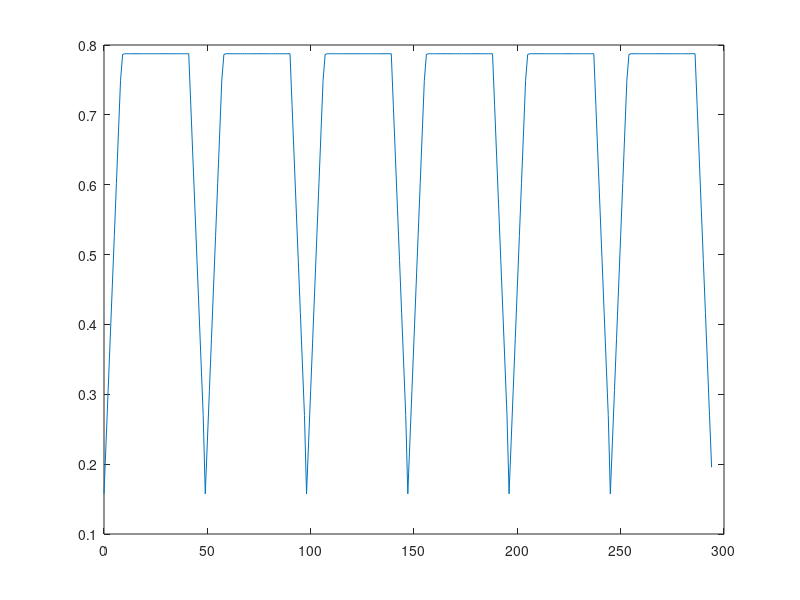

Write the MATLAB code that produced this figure.

clear all; close all; clc;


vref = 5;
%P=(U^2)/R
pd = 70*10^(-3);
rss = vref^2/pd;
rss = 10^4; %podemos truncar Rss para um valor maior ou igual a 357 Ohms para Vref 5V

v_max_ad = 4.5;
v_min_ad = .5;
vref_ad = 5;
n_bits_ad = 1;
rf=100000;


illum_max_real = 100; %luminancia maxima real
illum_min_real = 20; %luminancia minima real
illum_relative_response = 0.7; %percepcao do valor de luminancia pelo sensor

illum_max = illum_max_real*illum_relative_response; %luminancia maxima dada pelo sensor
illum_min = illum_min_real*illum_relative_response; %luminancia minima dada pelo sensor

alfa = 180/160; %coeficiente angular da reta do sinal gerado pelo sensor segundo o datasheet

i_illum_max = alfa*illum_max*10^(-6); %corrente na luminancia maxima
i_illum_min = alfa*illum_min*10^(-6); %corrente na luminancia maxima

%Photocurrent = Vout/Rss
%Vout = Photocurrent*Rss
v1_illum_max = i_illum_max*rss; %tensao na luminancia maxima
v1_illum_min = i_illum_min*rss; %tensao na luminancia minima

A = (v1_illum_max-v1_illum_min)/2; % Amplitude do sinal

%######## CALCULO DO GANHO E OFFSET ########
dif_v1_max_e_min = v1_illum_max - v1_illum_min; %diferenca entre V1 maxima e minima
dif_v_ad_max_e_min = v_max_ad - v_min_ad; %diferenca entre V0 maxima e minima no AD
%calculo do ganho
ganho = dif_v_ad_max_e_min/dif_v1_max_e_min;

v1_illum_min_amp = v1_illum_min * ganho; %tensao luminancia minima amplificada
v1_illum_max_amp = v1_illum_max * ganho; %tensao luminancia maxima amplificada
%calculo do offset
offset = v1_illum_min_amp - v_min_ad;

%######## CALCULO DAS RESISTENCIAS RH E RL ########
%calculo do RH
rh = (vref*rf)/offset;
%calculo do RL
rl = rf/((ganho - 1) - rf/rh);

qt_amostras=252;


i=1;
tmp1 = v1_illum_min;
while i<qt_amostras
    tmp1 = v1_illum_min;
    tmp2 = v1_illum_max;
    v0_sinal(i) = tmp1;
    for j=1:8,
        tmp1 = tmp1 + 0.074;
        v0_sinal(i+j) = tmp1;
    end
    i=(i+j);
    v0_sinal(i+1) = tmp1+0.037;
    i=i+1;
    for l=1:32,
        v0_sinal(i+l) = v1_illum_max;
    end
    i=(i+l);
    v0_sinal(i+1) = tmp2-0.037;
    for m=1:8,
        tmp2 = tmp2 - 0.074;
        v0_sinal(i+m) = tmp2
    end
    i=i+m
end

intervalo_temp = 0 : 1 : 295-1;
plot(intervalo_temp, v0_sinal);


